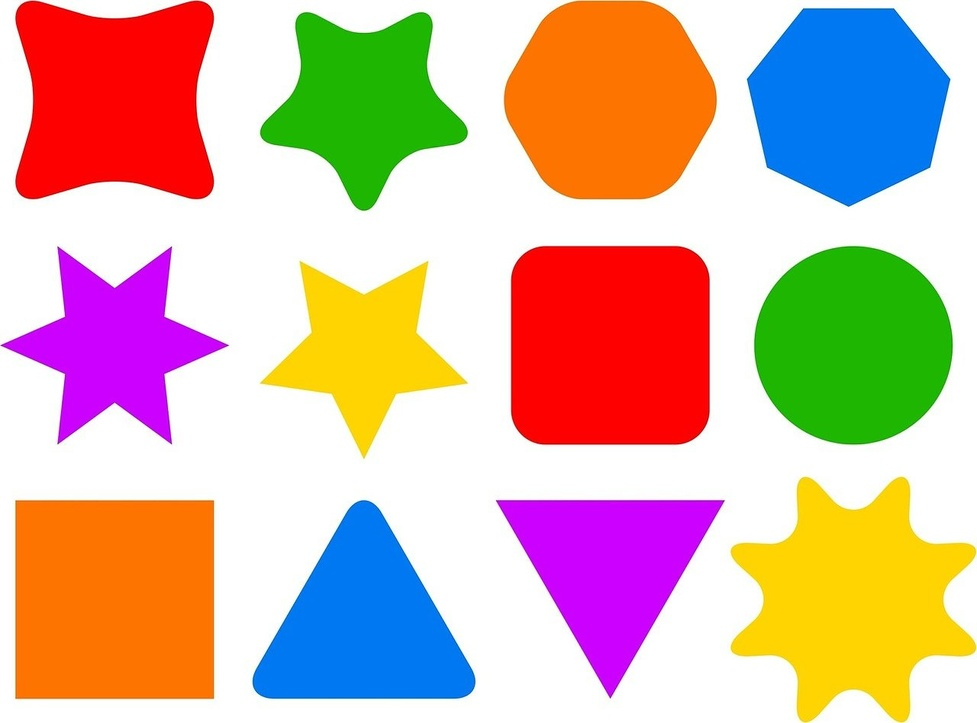
#> input picture 1. Basic Image Processing/Lecture 1/Shape.jpg, 977 x 723 px, shrunk from 1280 x 947 before the run
$ jupyter execute 'Day 1.ipynb'
#> lines starting #> are read from the running program, lines starting #| are printed output that depends on the picture; after the words box and inside, x2 and y2 are one past the last pixel; in counts of white or black regions, pixels touching at a corner belong together
## Instalations and Environment Setup

## Imports

[cell 1]
import cv2
import numpy as np
import matplotlib.pyplot as plt

## Basic Image Processing

[cell 2]
img = cv2.imread('Shape.jpg')
#> img is the input picture: shape (723, 977, 3); mean B, G, R 162.8, 179.9, 213.2
plt.imshow(img)

The code cv2.cvtColor(img, cv2.COLOR_BGR2GRAY) converts the input image (img) from the BGR color space to grayscale using OpenCV. Grayscale images have a single channel, representing the intensity of each pixel, and lack color information. This conversion is commonly used in computer vision and image processing tasks where color information is not necessary, and only the intensity of the pixels is relevant. The resulting grayscale image is stored in the variable grey.

The subsequent plt.imshow(grey) is an attempt to display the grayscale image using matplotlib.pyplot.

[cell 3]
grey =cv2.cvtColor(img,cv2.COLOR_BGR2GRAY)
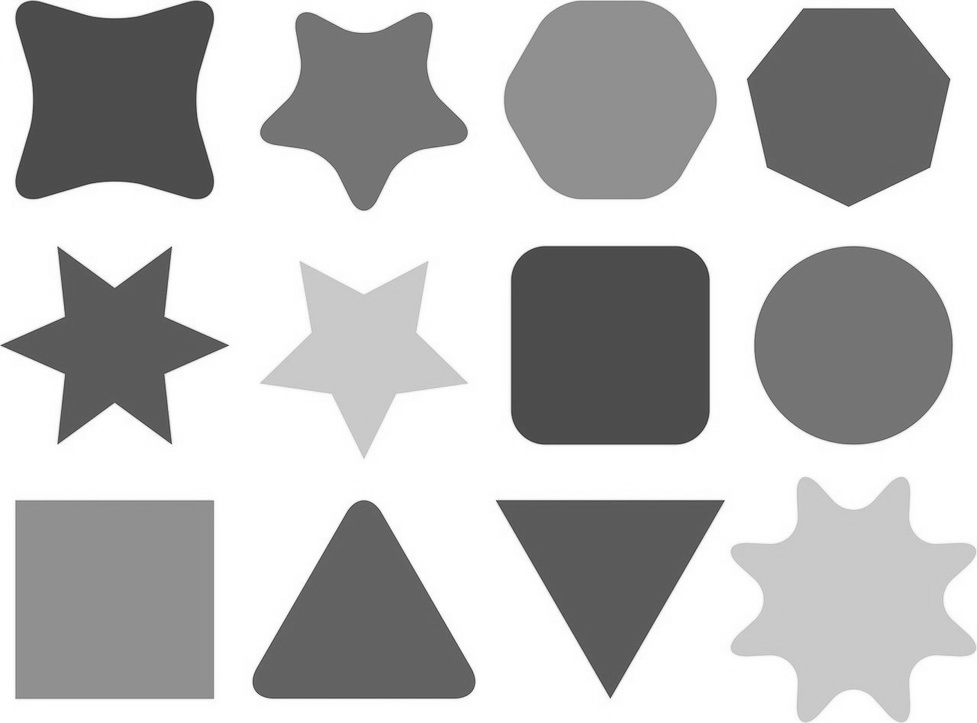
#> grey: shape (723, 977); min 50, max 255, mean 188
plt.imshow(grey)

The code cv2.GaussianBlur(grey, (5, 5), 0) applies a Gaussian blur to the grayscale image (grey) using OpenCV. Here's a brief description:

* cv2.GaussianBlur: This function is used to perform Gaussian blurring on an image.
* grey: The grayscale image to which the blur is applied.
* (5, 5): The size of the Gaussian kernel, which determines the extent of the blurring. In this case, it's a 5x5 kernel.
* 0: The standard deviation of the Gaussian kernel. A value of 0 automatically calculates the standard deviation based on the kernel size.

The purpose of Gaussian blur is to reduce noise in the image and smooth out details. It does this by averaging the pixel values in the vicinity of each pixel, with the weights determined by the Gaussian distribution. The larger the kernel size, the more pronounced the blur.

The resulting blurred image is stored in the variable blurred, and plt.imshow(blurred) is an attempt to display the blurred image using matplotlib.pyplot.

[cell 4]
blurred = cv2.GaussianBlur(grey,(5,5),0)
plt.imshow(blurred)

The code cv2.Canny(blurred, 50, 150) applies the Canny edge detection algorithm to the blurred image. Here's a concise description:

* cv2.Canny: This function is used for edge detection using the Canny algorithm.
* blurred: The input image on which edge detection is performed.
* 50: The lower threshold for edge gradients. Pixels with gradient values below this threshold are considered non-edges.
* 150: The upper threshold for edge gradients. Pixels with gradient values above this threshold are considered strong edges, and those between the lower and upper thresholds are considered weak edges.

The Canny edge detection algorithm identifies rapid changes in intensity (edges) in an image. It involves several steps, including gradient calculation, non-maximum suppression, and edge tracking by hysteresis. The result is a binary image where edges are highlighted.

The resulting edges are stored in the variable edges, and plt.imshow(edges) is an attempt to display the edges using matplotlib.pyplot. Since the edges image is binary (black and white), no specific colormap is necessary for visualization:

[cell 5]
edges = cv2.Canny(blurred,50,150)
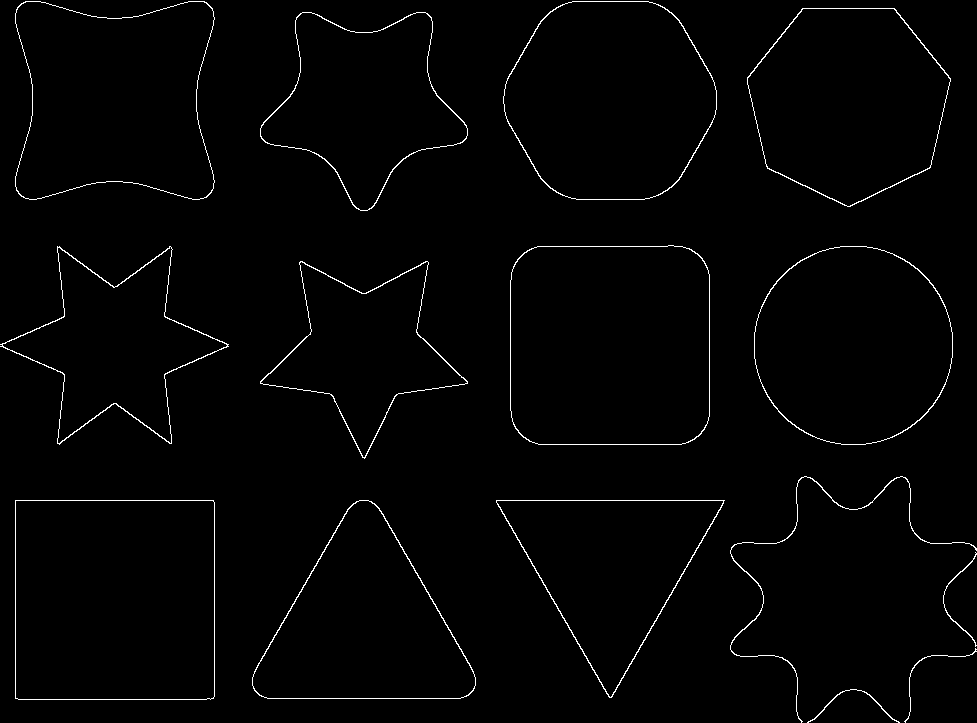
#> edges: shape (723, 977); 1.4% white in thin lines or dots
plt.imshow(edges)

[cell 6]
_, thresh = cv2.threshold(grey,127,255,cv2.THRESH_BINARY)
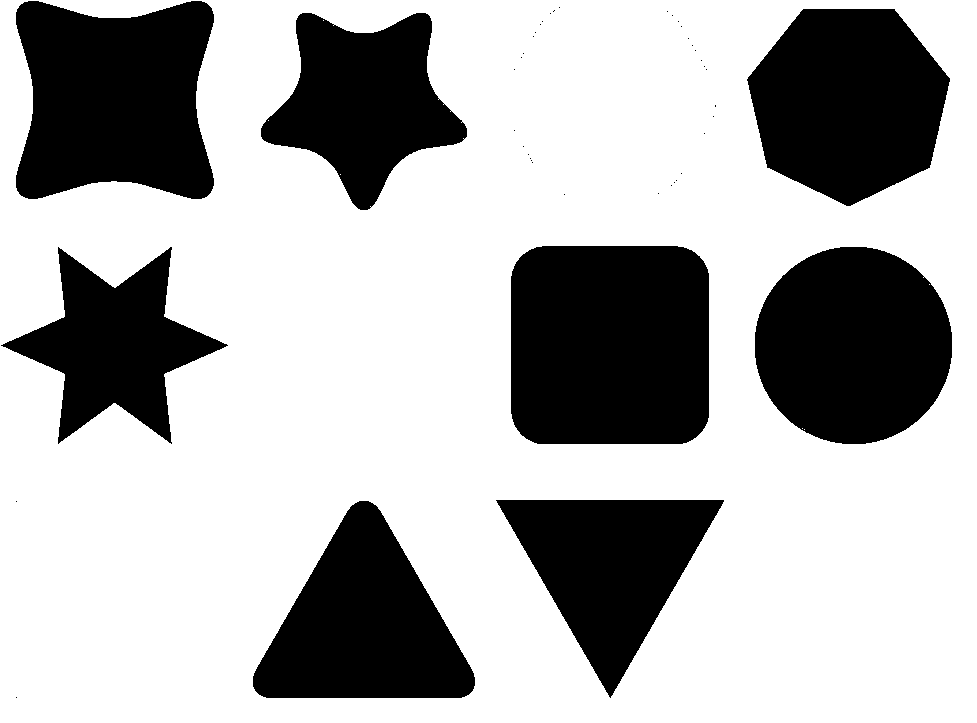
#> thresh: shape (723, 977); 68.6% white; 45 black regions (37 under 20 px)
plt.imshow(thresh)

Coutours are outlines drawn surrounding the shapes. Its mainly used for shape analysis. cv2.RETR_EXTERNAL means consider only the external aspect of the object, not considering the inside. cv2.CHAN_APPROX_SIMPLE compress horizontal, vertical and diagonal lines and provide a simple averaged representation

[cell 7]
contours, _ = cv2.findContours(edges, cv2.RETR_EXTERNAL, cv2.CHAIN_APPROX_SIMPLE)
#> contours = 15 contours; largest, box (x1, y1, x2, y2) and area: (15, 500, 215, 700) 39589, (510, 245, 710, 445) 38433, (503, 1, 717, 200) 33381, (15, 1, 215, 200) 32684, (754, 246, 953, 445) 31096

[cell 8]
print(contours)
#> (printed output is left out)

-1 - How you want the contours to be drawn
(0, 255,0) - colors of the contours
2 - Thickness of the contour

[cell 9]
out=cv2.drawContours(img,contours,-1,(0,0,0),2)
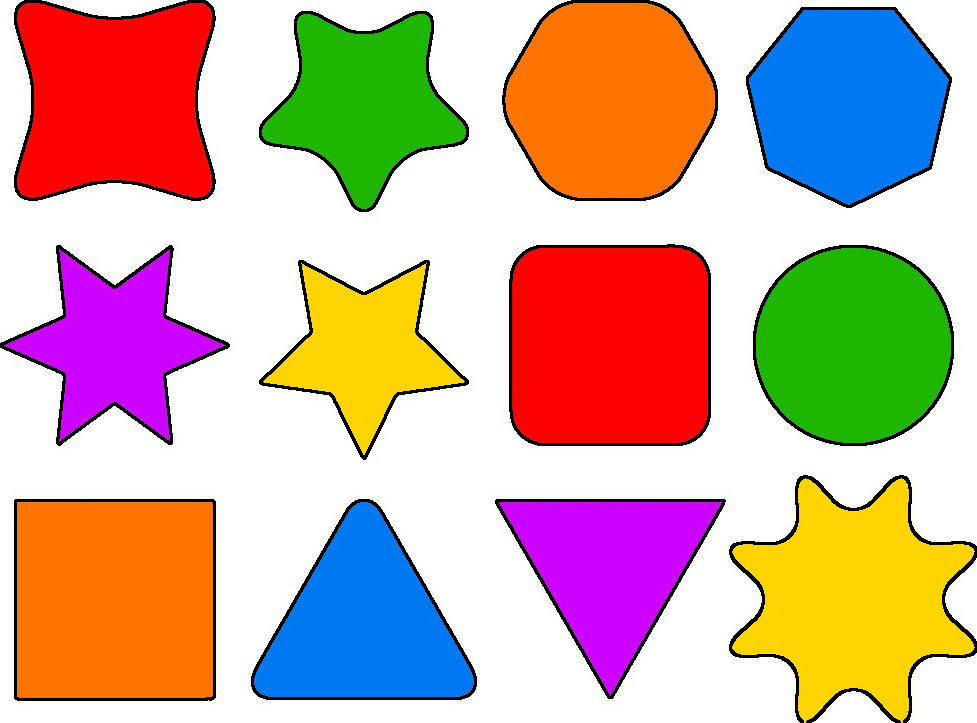
#> out: shape (723, 977, 3); mean B, G, R 155.8, 172.2, 204.6

[cell 10]
plt.imshow(out)

[cell 11]
def find_triangles(image_path):
    #Read the image
#> called with image_path = 'Shape.jpg'
    img =cv2.imread(image_path)

    #Convert the image to grayscale
    gray = cv2.cvtColor(img,cv2.COLOR_BGR2GRAY)

    #Apply GaussianBlur to reduce noice and help comtour detection
    blurred = cv2.GaussianBlur(gray,(7,7),0)

    #Use canny edge detection to find edges in the image
    edges = cv2.Canny(blurred,30,150)
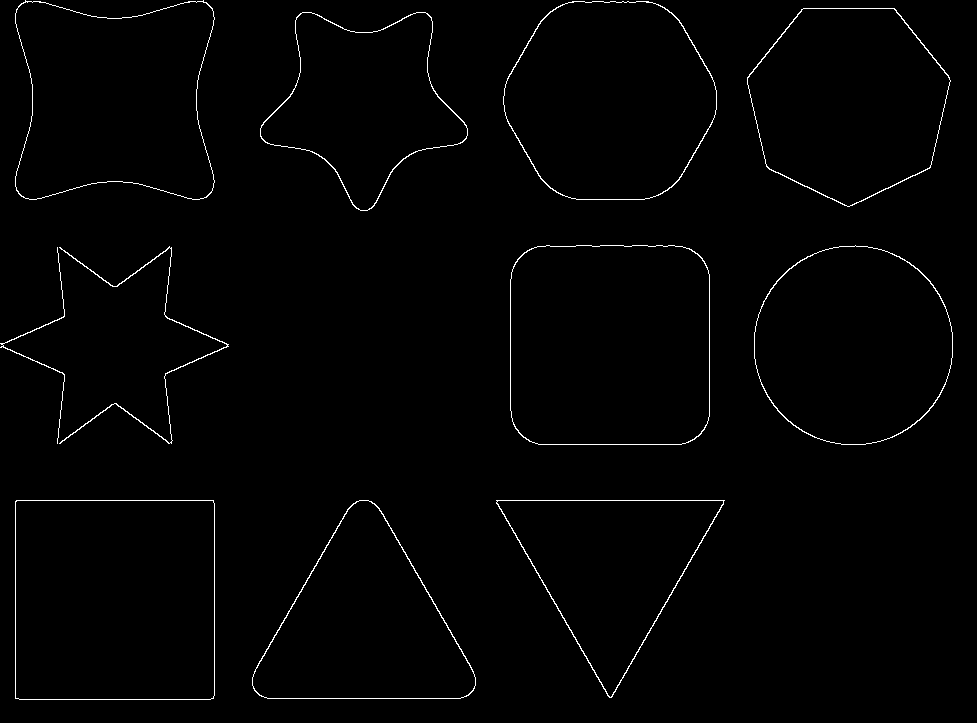
#> edges: shape (723, 977); 1.2% white in thin lines or dots

    #Find contours in the edge image
    contours, _ = cv2.findContours(edges, cv2.RETR_EXTERNAL, cv2.CHAIN_APPROX_SIMPLE)
#> contours = 11 contours; largest, box (x1, y1, x2, y2) and area: (15, 500, 215, 700) 39588, (510, 245, 710, 445) 38502, (503, 1, 717, 200) 33358, (15, 0, 215, 200) 32693, (754, 245, 953, 445) 31115

    for contour in contours:

        #Approximate the contour to a polygon
        epsilon = 0.04 * cv2.arcLength(contour,True)
        approx =cv2.approxPolyDP(contour,epsilon,True)

        #If the polygon has 3 vertices its a triangle
        if len(approx) ==3:
            x, y, w, h = cv2.boundingRect(contour)

            #Draw a bounding box around the traingle (in red)
            cv2.rectangle(img,(x,y),(x+w,y+h),(0,0,255),2)
#> this loop made 11 passes
#> (epsilon, approx, x, y, w, h) on passes 1 to 2: (28.74, [[496, 500], [611, 697], [724, 500]], 496, 500, 229, 198), (28.34, [[356, 501], [254, 690], [468, 695]], 252, 500, 224, 199)
#> epsilon on passes 4, 5, 6, 8, 9, 10: 23.76, 46.82, 26.37, 28.85, 26.71, 27.7
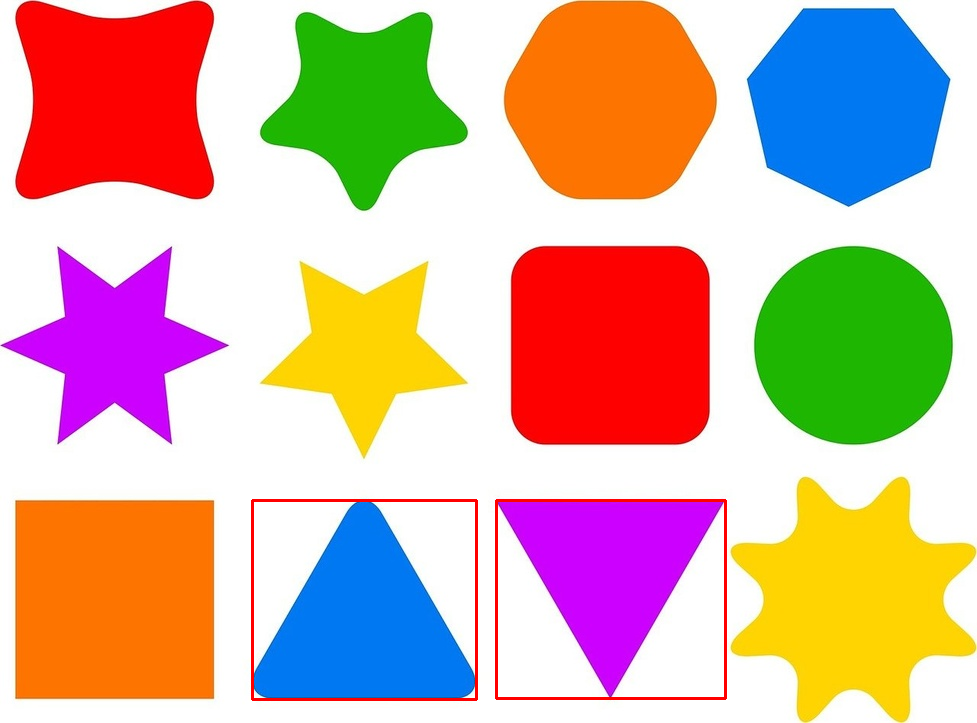
#> img: shape (723, 977, 3); 0.72% of pixels changed, all inside (x1, y1, x2, y2) = (251, 499, 727, 701)


    #Display result
    cv2.imshow('Triangles with Bounding Boxes',img)
    cv2.waitKey(0)
    cv2.destroyAllWindows()
